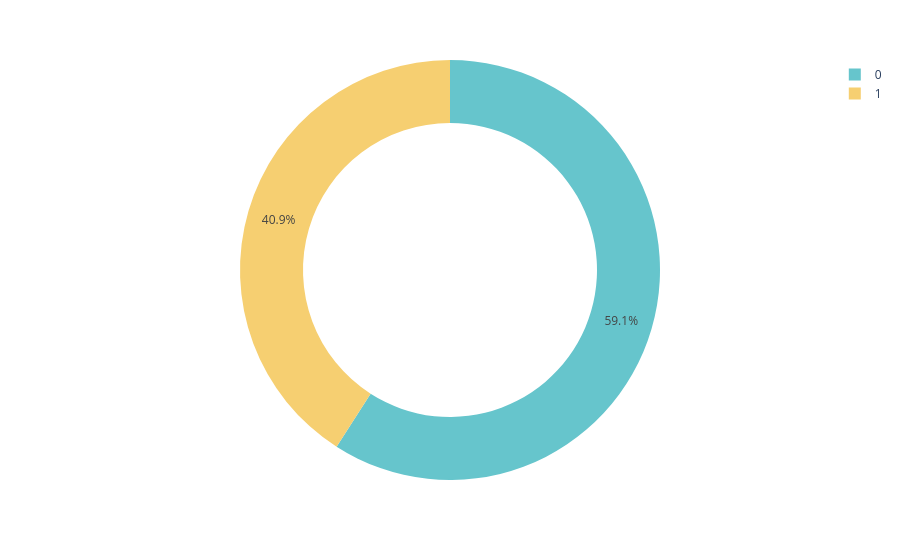

Notebook cell for this chart:
### Code cell
import plotly.express as px
fig = px.pie(df , names= "Survived" ,color_discrete_sequence= px.colors.qualitative.Pastel , hole= 0.7)
fig.show()

### Figure 1 — Plotly figure (JSON) as saved in the notebook; plotly's stock layout.template omitted (floating-point values rounded to 4 significant figures; data arrays with more than 128 entries replaced by an {"elided": "..."} marker saying what was removed)
{"data": [{"domain": {"x": [0, 1], "y": [0, 1]}, "hole": 0.7, "hovertemplate": "Survived=%{label}<extra></extra>", "labels": {"elided": "760 int values"}, "legendgroup": "", "name": "", "showlegend": true, "type": "pie"}], "layout": {"legend": {"tracegroupgap": 0}, "margin": {"t": 60}, "piecolorway": ["rgb(102, 197, 204)", "rgb(246, 207, 113)", "rgb(248, 156, 116)", "rgb(220, 176, 242)", "rgb(135, 197, 95)", "rgb(158, 185, 243)", "rgb(254, 136, 177)", "rgb(201, 219, 116)", "rgb(139, 224, 164)", "rgb(180, 151, 231)", "rgb(179, 179, 179)"]}}
